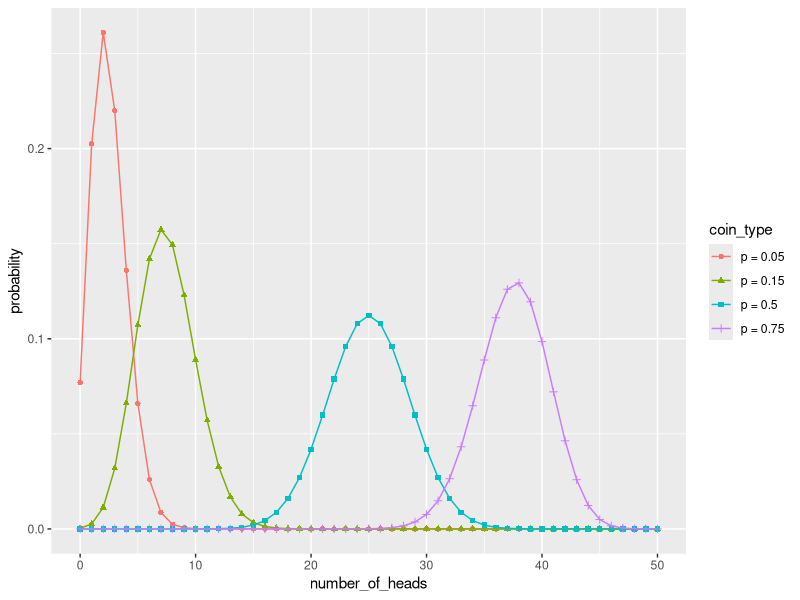

The R script that drew this image:
# example B.7 of section B.1.4 
# (example B.7 of section B.1.4)  : Important statistical concepts : Distributions : Binomial distribution 
# Title: Plotting the binomial distribution 

library(ggplot2)
#
# use dbinom to produce the theoretical curves
#

numflips <- 50
# x is the number of heads that we see
x <- 0:numflips

# probability of heads for several different coins
p <- c(0.05, 0.15, 0.5, 0.75)
plabels <- paste("p =", p)

# calculate the probability of seeing x heads in numflips flips
# for all the coins. This probably isn't the most elegant
# way to do this, but at least it's easy to read

flips <- NULL
for(i in 1:length(p)) {
  coin <- p[i]
  label <- plabels[i]
  tmp <- data.frame(number_of_heads=x,
                    probability = dbinom(x, numflips, coin),
                    coin_type = label)
  flips <- rbind(flips, tmp)
}


# plot it
# this is the plot that leads this section
ggplot(flips, aes(x = number_of_heads, y = probability)) +
  geom_point(aes(color = coin_type, shape = coin_type)) +
  geom_line(aes(color = coin_type))

